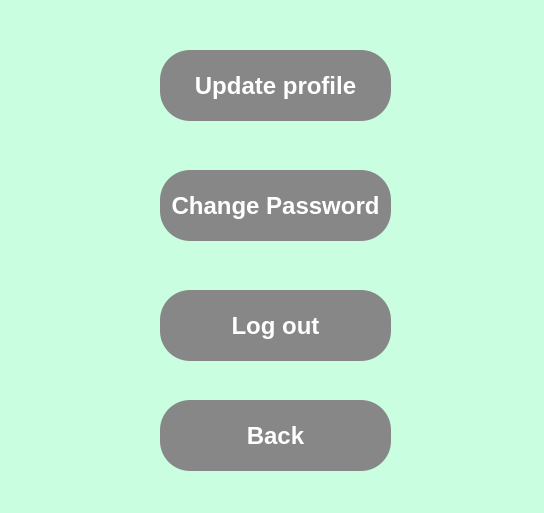
<?xml version="1.0" encoding="UTF-8"?>
<ui version="4.0">
 <class>MainWindow</class>
 <widget class="QMainWindow" name="MainWindow">
  <property name="geometry">
   <rect>
    <x>0</x>
    <y>0</y>
    <width>544</width>
    <height>513</height>
   </rect>
  </property>
  <property name="windowTitle">
   <string>MainWindow</string>
  </property>
  <property name="styleSheet">
   <string notr="true">background-color : rgb(201, 255, 224);</string>
  </property>
  <widget class="QWidget" name="centralwidget">
   <widget class="QPushButton" name="updateprofile">
    <property name="geometry">
     <rect>
      <x>160</x>
      <y>50</y>
      <width>231</width>
      <height>71</height>
     </rect>
    </property>
    <property name="font">
     <font>
      <pointsize>18</pointsize>
      <weight>75</weight>
      <bold>true</bold>
     </font>
    </property>
    <property name="styleSheet">
     <string notr="true">border-radius :30px;
background-color:rgb(135, 135, 135);
color : rgb(255, 255, 255)</string>
    </property>
    <property name="text">
     <string>Update profile</string>
    </property>
   </widget>
   <widget class="QPushButton" name="logout">
    <property name="geometry">
     <rect>
      <x>160</x>
      <y>290</y>
      <width>231</width>
      <height>71</height>
     </rect>
    </property>
    <property name="font">
     <font>
      <pointsize>18</pointsize>
      <weight>75</weight>
      <bold>true</bold>
     </font>
    </property>
    <property name="styleSheet">
     <string notr="true">border-radius :30px;
background-color:rgb(135, 135, 135);
color : rgb(255, 255, 255)</string>
    </property>
    <property name="text">
     <string>Log out</string>
    </property>
   </widget>
   <widget class="QPushButton" name="changepassword">
    <property name="geometry">
     <rect>
      <x>160</x>
      <y>170</y>
      <width>231</width>
      <height>71</height>
     </rect>
    </property>
    <property name="font">
     <font>
      <pointsize>18</pointsize>
      <weight>75</weight>
      <bold>true</bold>
     </font>
    </property>
    <property name="styleSheet">
     <string notr="true">border-radius :30px;
background-color:rgb(135, 135, 135);
color : rgb(255, 255, 255)</string>
    </property>
    <property name="text">
     <string>Change Password</string>
    </property>
   </widget>
   <widget class="QPushButton" name="logout_2">
    <property name="geometry">
     <rect>
      <x>160</x>
      <y>400</y>
      <width>231</width>
      <height>71</height>
     </rect>
    </property>
    <property name="font">
     <font>
      <pointsize>18</pointsize>
      <weight>75</weight>
      <bold>true</bold>
     </font>
    </property>
    <property name="styleSheet">
     <string notr="true">border-radius :30px;
background-color:rgb(135, 135, 135);
color : rgb(255, 255, 255)</string>
    </property>
    <property name="text">
     <string>Back</string>
    </property>
   </widget>
  </widget>
  <widget class="QStatusBar" name="statusbar"/>
 </widget>
 <resources>
  <include location="MENU.qrc"/>
 </resources>
 <connections/>
</ui>
